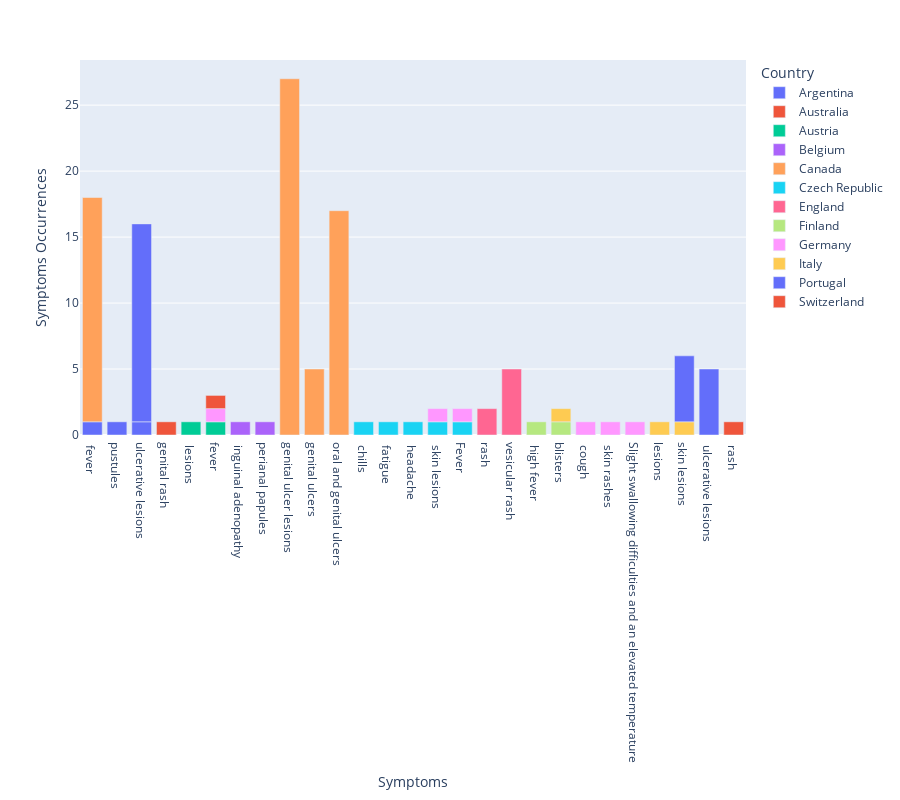

Notebook source saved alongside this figure:
### Code cell
fig5 = px.bar(count_sym_df, x="Symptoms", y="Symptoms_count",
                color='Country',
                labels={'Symptoms_count':'Symptoms Occurrences'}, height=800)
fig5.show()

### Figure 1 — Plotly figure (JSON) as saved in the notebook; plotly's stock layout.template omitted (floating-point values rounded to 4 significant figures)
{"data": [{"alignmentgroup": "True", "hovertemplate": "Country=Argentina<br>Symptoms=%{x}<br>Symptoms Occurrences=%{y}<extra></extra>", "legendgroup": "Argentina", "marker": {"color": "#636efa", "pattern": {"shape": ""}}, "name": "Argentina", "offsetgroup": "Argentina", "orientation": "v", "showlegend": true, "textposition": "auto", "type": "bar", "x": [" fever", "pustules", "ulcerative lesions"], "xaxis": "x", "y": [1, 1, 1], "yaxis": "y"}, {"alignmentgroup": "True", "hovertemplate": "Country=Australia<br>Symptoms=%{x}<br>Symptoms Occurrences=%{y}<extra></extra>", "legendgroup": "Australia", "marker": {"color": "#EF553B", "pattern": {"shape": ""}}, "name": "Australia", "offsetgroup": "Australia", "orientation": "v", "showlegend": true, "textposition": "auto", "type": "bar", "x": ["genital rash"], "xaxis": "x", "y": [1], "yaxis": "y"}, {"alignmentgroup": "True", "hovertemplate": "Country=Austria<br>Symptoms=%{x}<br>Symptoms Occurrences=%{y}<extra></extra>", "legendgroup": "Austria", "marker": {"color": "#00cc96", "pattern": {"shape": ""}}, "name": "Austria", "offsetgroup": "Austria", "orientation": "v", "showlegend": true, "textposition": "auto", "type": "bar", "x": [" lesions", "fever"], "xaxis": "x", "y": [1, 1], "yaxis": "y"}, {"alignmentgroup": "True", "hovertemplate": "Country=Belgium<br>Symptoms=%{x}<br>Symptoms Occurrences=%{y}<extra></extra>", "legendgroup": "Belgium", "marker": {"color": "#ab63fa", "pattern": {"shape": ""}}, "name": "Belgium", "offsetgroup": "Belgium", "orientation": "v", "showlegend": true, "textposition": "auto", "type": "bar", "x": [" inguinal adenopathy", "perianal papules"], "xaxis": "x", "y": [1, 1], "yaxis": "y"}, {"alignmentgroup": "True", "hovertemplate": "Country=Canada<br>Symptoms=%{x}<br>Symptoms Occurrences=%{y}<extra></extra>", "legendgroup": "Canada", "marker": {"color": "#FFA15A", "pattern": {"shape": ""}}, "name": "Canada", "offsetgroup": "Canada", "orientation": "v", "showlegend": true, "textposition": "auto", "type": "bar", "x": [" fever", "genital ulcer lesions", "genital ulcers", "oral and genital ulcers"], "xaxis": "x", "y": [17, 27, 5, 17], "yaxis": "y"}, {"alignmentgroup": "True", "hovertemplate": "Country=Czech Republic<br>Symptoms=%{x}<br>Symptoms Occurrences=%{y}<extra></extra>", "legendgroup": "Czech Republic", "marker": {"color": "#19d3f3", "pattern": {"shape": ""}}, "name": "Czech Republic", "offsetgroup": "Czech Republic", "orientation": "v", "showlegend": true, "textposition": "auto", "type": "bar", "x": [" chills", " fatigue", " headache", " skin lesions", "Fever"], "xaxis": "x", "y": [1, 1, 1, 1, 1], "yaxis": "y"}, {"alignmentgroup": "True", "hovertemplate": "Country=England<br>Symptoms=%{x}<br>Symptoms Occurrences=%{y}<extra></extra>", "legendgroup": "England", "marker": {"color": "#FF6692", "pattern": {"shape": ""}}, "name": "England", "offsetgroup": "England", "orientation": "v", "showlegend": true, "textposition": "auto", "type": "bar", "x": ["rash", "vesicular rash"], "xaxis": "x", "y": [2, 5], "yaxis": "y"}, {"alignmentgroup": "True", "hovertemplate": "Country=Finland<br>Symptoms=%{x}<br>Symptoms Occurrences=%{y}<extra></extra>", "legendgroup": "Finland", "marker": {"color": "#B6E880", "pattern": {"shape": ""}}, "name": "Finland", "offsetgroup": "Finland", "orientation": "v", "showlegend": true, "textposition": "auto", "type": "bar", "x": [" high fever", "blisters"], "xaxis": "x", "y": [1, 1], "yaxis": "y"}, {"alignmentgroup": "True", "hovertemplate": "Country=Germany<br>Symptoms=%{x}<br>Symptoms Occurrences=%{y}<extra></extra>", "legendgroup": "Germany", "marker": {"color": "#FF97FF", "pattern": {"shape": ""}}, "name": "Germany", "offsetgroup": "Germany", "orientation": "v", "showlegend": true, "textposition": "auto", "type": "bar", "x": [" cough", " skin lesions", " skin rashes", "Fever", "Slight swallowing difficulties and an elevated temperature", "fever"], "xaxis": "x", "y": [1, 1, 1, 1, 1, 1], "yaxis": "y"}, {"alignmentgroup": "True", "hovertemplate": "Country=Italy<br>Symptoms=%{x}<br>Symptoms Occurrences=%{y}<extra></extra>", "legendgroup": "Italy", "marker": {"color": "#FECB52", "pattern": {"shape": ""}}, "name": "Italy", "offsetgroup": "Italy", "orientation": "v", "showlegend": true, "textposition": "auto", "type": "bar", "x": ["blisters", "lesions", "skin lesions"], "xaxis": "x", "y": [1, 1, 1], "yaxis": "y"}, {"alignmentgroup": "True", "hovertemplate": "Country=Portugal<br>Symptoms=%{x}<br>Symptoms Occurrences=%{y}<extra></extra>", "legendgroup": "Portugal", "marker": {"color": "#636efa", "pattern": {"shape": ""}}, "name": "Portugal", "offsetgroup": "Portugal", "orientation": "v", "showlegend": true, "textposition": "auto", "type": "bar", "x": [" ulcerative lesions", "skin lesions", "ulcerative lesions"], "xaxis": "x", "y": [5, 5, 15], "yaxis": "y"}, {"alignmentgroup": "True", "hovertemplate": "Country=Switzerland<br>Symptoms=%{x}<br>Symptoms Occurrences=%{y}<extra></extra>", "legendgroup": "Switzerland", "marker": {"color": "#EF553B", "pattern": {"shape": ""}}, "name": "Switzerland", "offsetgroup": "Switzerland", "orientation": "v", "showlegend": true, "textposition": "auto", "type": "bar", "x": [" rash", "fever"], "xaxis": "x", "y": [1, 1], "yaxis": "y"}], "layout": {"barmode": "relative", "height": 800, "legend": {"title": {"text": "Country"}, "tracegroupgap": 0}, "margin": {"t": 60}, "xaxis": {"anchor": "y", "domain": [0, 1], "title": {"text": "Symptoms"}}, "yaxis": {"anchor": "x", "domain": [0, 1], "title": {"text": "Symptoms Occurrences"}}}}
